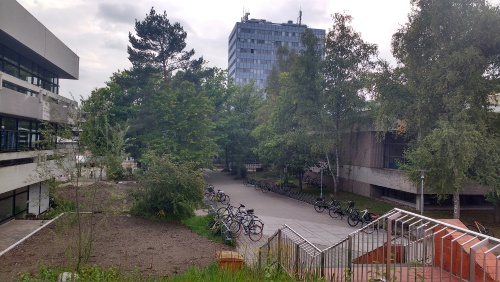
#> input picture data/ex0/small.jpg, 500 x 282 px
$ python -i functions.py   (imports and definitions only)   (older library calls are emulated)
#> lines starting #> are read from the running program, lines starting #| are printed output that depends on the picture
import cv2
import numpy as np
from typing import Tuple


def compute_harris_response(I: np.array, k: float = 0.06) -> Tuple[np.array]:
    """Determines the Harris Response of an Image.

    Args:
        I: A Gray-level image in float32 format.
        k: A constant changing the trace to determinant ratio.

    Returns:
        A tuple with float images containing the Harris response (R) and other intermediary images. Specifically
        (R, A, B, C, Idx, Idy).
    """
    assert I.dtype == np.float32

    # Step 1: Compute dx and dy with cv2.Sobel. (2 Lines)
    Idx = cv2.Sobel(I, ddepth=cv2.CV_32F, dx=1, dy=0, ksize=3)
    Idy = cv2.Sobel(I, ddepth=cv2.CV_32F, dx=0, dy=1, ksize=3)

    # Step 2: Ixx Iyy Ixy from Idx and Idy (3 Lines)
    Ixx = np.square(Idx)
    Iyy = np.square(Idy)
    Ixy = Idx * Idy

    # Step 3: compute A, B, C from Ixx, Iyy, Ixy with cv2.GaussianBlur (5 Lines)
    sigma = 1.0
    k_size = 3
    A = cv2.GaussianBlur(Ixx, (k_size, k_size), sigma)
    B = cv2.GaussianBlur(Iyy, (k_size, k_size), sigma)
    C = cv2.GaussianBlur(Ixy, (k_size, k_size), sigma)

    # Step 4:  Compute the harris response with the determinant and the trace of T (see announcement) (4 lines)
    det_T = A * B - C**2
    trace_T = A + B
    R = det_T - k * trace_T**2

    return R, A, B, C, Idx, Idy


# [74 lines left out: functions detect_corners, detect_edges, not called in this run]

>>> import cv2
>>> picture = cv2.imread('../data/ex0/small.jpg', cv2.IMREAD_GRAYSCALE)
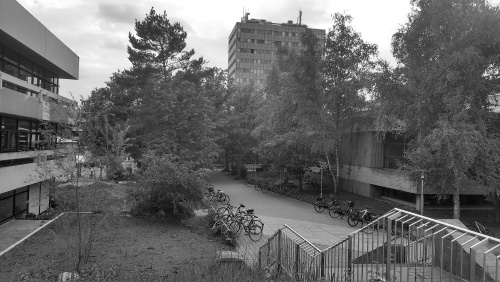
#> picture: shape (282, 500); min 0, max 255, mean 103.3
>>> result = compute_harris_response(picture)
#> (the run stopped early here; a loop or call above may not have finished)
